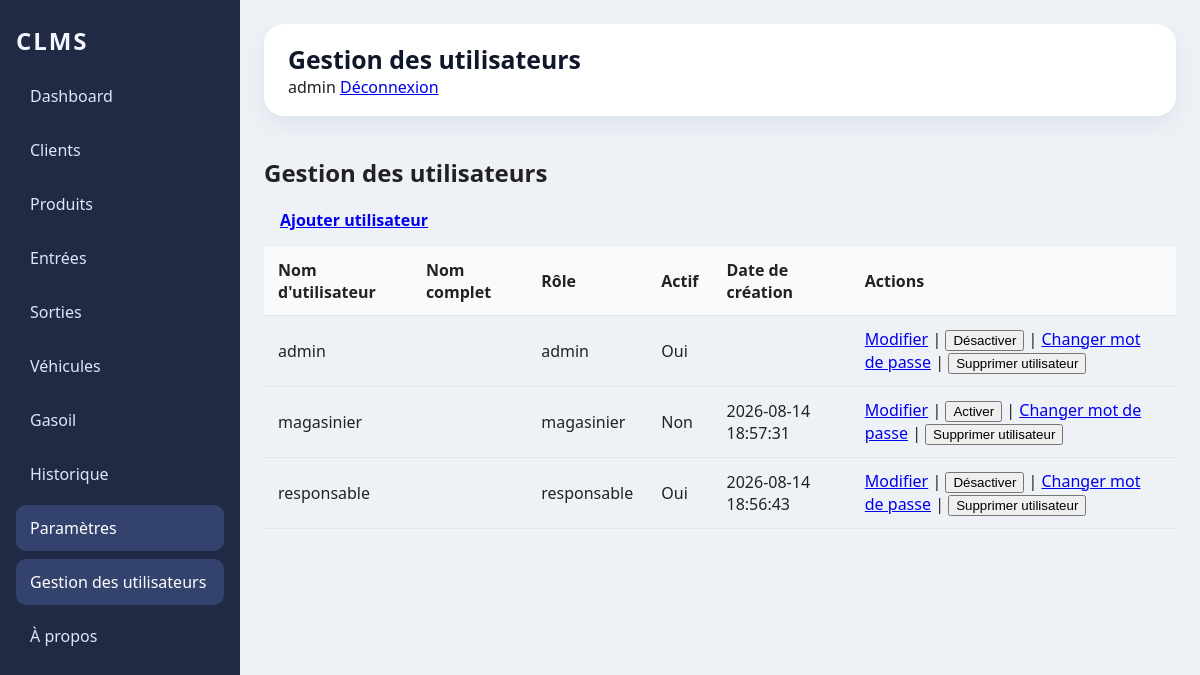
The page /gestion-utilisateurs (signed in) on the database its author committed.
### tables this page shows
CREATE TABLE users(

                id INTEGER PRIMARY KEY AUTOINCREMENT,

                username TEXT NOT NULL UNIQUE,

                password_hash TEXT NOT NULL,

                role TEXT NOT NULL DEFAULT 'user',

                nom_complet TEXT,

                actif INTEGER NOT NULL DEFAULT 1,

                date_creation TEXT

            , password_salt TEXT);

### web_app.py (the view)
@app.route('/gestion-utilisateurs')
@require_role('admin')
def gestion_utilisateurs():
    uc = UserController()
    try:
        users = uc.get_all_users()
        return render_template('users.html', title='Gestion des utilisateurs', active='parametres', users=users)
    finally:
        uc.close()

### controllers/user_controller.py (called while the page is built)
    def get_all_users(self):
        return self.db.get_all_users()

    def get_user_by_username(self, username):
        return self.db.get_user_by_username(username)

    def close(self):
        try:
            if getattr(self, 'db', None):
                self.db.close()
        except Exception:
            pass

### database/database.py (called while the page is built, shortened)
    @staticmethod
    def resolve_db_path(db_path: str = "database/clms.db") -> str:
        test_db_path = os.environ.get("CLMS_TEST_DB_PATH", "").strip()
        if test_db_path:
            resolved = test_db_path
            if not os.path.isabs(resolved):
                resolved = os.path.abspath(os.path.join(os.getcwd(), resolved))
            return resolved
        if not db_path:
            db_path = "database/clms.db"
        if not os.path.isabs(db_path):
            db_path = os.path.abspath(os.path.join(os.getcwd(), db_path))
        return db_path

    def close(self):
        if self.connection:
            self.connection.close()
            print("DATABASE CLOSED")

    def create_default_admin(self):
        self.cursor.execute(
            "SELECT id FROM users WHERE username = ?",
            ("admin",)
        )
        admin = self.cursor.fetchone()
        if admin is not None:
            return

    def get_all_users(self):
        self.cursor.execute("SELECT id, username, role, nom_complet, actif, date_creation FROM users ORDER BY username COLLATE NOCASE")
        rows = self.cursor.fetchall()
        users = []
        for r in rows:
            users.append({
                'id': r[0],
                'username': r[1],
                'role': r[2],
                'nom_complet': r[3],
                'actif': int(r[4]) if r[4] is not None else None,
                'date_creation': r[5]
            })
        return users

    def get_user_by_username(self, username):
        self.cursor.execute("SELECT id, username, role, nom_complet, actif, date_creation FROM users WHERE username = ?", (username,))
        r = self.cursor.fetchone()
        if not r:
            return None
        return {
            'id': r[0],
            'username': r[1],
            'role': r[2],
            'nom_complet': r[3],
            'actif': int(r[4]) if r[4] is not None else None,
            'date_creation': r[5]
        }

### templates/users.html
{% extends 'base.html' %}
{% block content %}
<h1>Gestion des utilisateurs</h1>
<p><a href="{{ url_for('users_add') }}" class="button">Ajouter utilisateur</a></p>
<table class="table-full">
  <thead>
    <tr>
      <th>Nom d'utilisateur</th>
      <th>Nom complet</th>
      <th>Rôle</th>
      <th>Actif</th>
      <th>Date de création</th>
      <th>Actions</th>
    </tr>
  </thead>
  <tbody>
    {% for u in users %}
    <tr>
      <td>{{ u.username }}</td>
      <td>{{ u.nom_complet or '' }}</td>
      <td>{{ u.role }}</td>
      <td>{{ 'Oui' if u.actif else 'Non' }}</td>
      <td>{{ u.date_creation or '' }}</td>
      <td>
        <a href="{{ url_for('users_edit', user_id=u.id) }}">Modifier</a>
        |
        <form action="{{ url_for('users_toggle_active', user_id=u.id) }}" method="post" style="display:inline">
          <button type="submit">{{ 'Désactiver' if u.actif else 'Activer' }}</button>
        </form>
        |
        <a href="{{ url_for('users_change_password', user_id=u.id) }}">Changer mot de passe</a>
        |
        <form action="{{ url_for('users_delete', user_id=u.id) }}" method="post" style="display:inline" onsubmit="return confirm(&quot;Confirmer la suppression de l’utilisateur {{ u.username }} ?&quot;);">
          <button type="submit">Supprimer utilisateur</button>
        </form>
      </td>
    </tr>
    {% endfor %}
  </tbody>
</table>
{% endblock %}

### templates/base.html (shortened to what this page needs)
<!doctype html>
<html lang="fr">
  <head>
    <link rel="stylesheet" href="/static/css/style.css">
    <link rel="stylesheet" href="/static/css/clients.css">
  </head>
  <body>
    <div class="page-wrapper">
      <aside class="sidebar">
        <div class="brand">CLMS</div>
        <nav>
          <a href="/" class="nav-link {{ 'active' if active == 'dashboard' else '' }}">Dashboard</a>
          {% if current_role in ['admin', 'responsable'] %}
            <a href="/clients" class="nav-link {{ 'active' if active == 'clients' else '' }}">Clients</a>
          {% endif %}
          {% if current_role in ['admin', 'responsable', 'magasinier'] %}
            <a href="/produits" class="nav-link {{ 'active' if active == 'produits' else '' }}">Produits</a>
            <a href="/entrees" class="nav-link {{ 'active' if active == 'entrees' else '' }}">Entrées</a>
            <a href="/sorties" class="nav-link {{ 'active' if active == 'sorties' else '' }}">Sorties</a>
          {% endif %}
          {% if current_role in ['admin', 'responsable'] %}
            <a href="/vehicules" class="nav-link {{ 'active' if active == 'vehicules' else '' }}">Véhicules</a>
            <a href="/gasoil" class="nav-link {{ 'active' if active == 'gasoil' else '' }}">Gasoil</a>
          {% endif %}
          {% if current_role in ['admin', 'responsable', 'magasinier'] %}
            <a href="/historique" class="nav-link {{ 'active' if active == 'historique' else '' }}">Historique</a>
          {% endif %}
          {% if current_role == 'admin' %}
            <a href="/parametres" class="nav-link {{ 'active' if active == 'parametres' else '' }}">Paramètres</a>
            <a href="/gestion-utilisateurs" class="nav-link {{ 'active' if active == 'parametres' else '' }}">Gestion des utilisateurs</a>
          {% endif %}
          <a href="/a-propos" class="nav-link {{ 'active' if active == 'a_propos' else '' }}">À propos</a>
        </nav>
      </aside>
      <main class="main-content">
        <header class="topbar">
          <div class="topbar-title">{{ title if title else 'Dashboard' }}</div>
          <div class="topbar-user">
            {% if session.get('username') %}
              <span class="username">{{ session.get('username') }}</span>
              <a href="{{ url_for('logout') }}" class="logout-link">Déconnexion</a>
            {% endif %}
          </div>
        </header>
        <section class="content">
          {% block content %}{% endblock %}
        </section>
      </main>
    </div>
  </body>
</html>

### static/css/style.css (style rules this page uses)
:root { color-scheme: light; font-family: 'Segoe UI', Tahoma, Geneva, Verdana, sans-serif; background: #f6f7fb; color: #222; }
* { box-sizing: border-box; }
body { margin: 0; min-height: 100vh; background: #eef2f7; }
.page-wrapper { display: grid; grid-template-columns: 240px minmax(0, 1fr); min-height: 100vh; }
.sidebar { background: #202a44; color: #f4f7ff; padding: 24px 16px; display: flex; flex-direction: column; gap: 16px; }
.brand { font-size: 1.5rem; font-weight: 700; letter-spacing: 0.08em; text-transform: uppercase; }
.sidebar nav { display: grid; gap: 8px; }
.nav-link { display: inline-flex; align-items: center; padding: 12px 14px; text-decoration: none; color: #dfe4ff; border-radius: 10px; transition: background 0.2s ease, color 0.2s ease; }
.nav-link.active, .nav-link:hover { background: #33436d; color: white; }
.main-content { display: flex; flex-direction: column; padding: 24px; min-width: 0; }
.topbar { padding: 18px 24px; border-radius: 20px; background: white; box-shadow: 0 10px 24px rgba(57, 76, 99, 0.08); margin-bottom: 20px; }
.topbar-title { font-size: 1.55rem; font-weight: 700; color: #0f172a; }
.content { width: 100%; }
.table-full { width: 100%; border-collapse: collapse; }
.table-full th, .table-full td { text-align: left; padding: 12px 14px; border-bottom: 1px solid #e5e7eb; }
.table-full th { background: #f8fafc; }
* { --primary-blue: #2563eb; --dark-navy: #0f172a; --darker-navy: #0a0f1f; --hero-bg-start: #1e293b; --hero-bg-end: #0f172a; --card-bg: #ffffff; --text-primary: #1e293b; --text-secondary: #64748b; --border-light: #e2e8f0; --success-green: #22c55e; --error-red: #dc2626; --glass-white: rgba(255, 255, 255, 0.95); --glass-backdrop: rgba(15, 23, 42, 0.5); }

### static/css/clients.css (style rules this page uses)
.button { border: none; border-radius: 10px; padding: 10px 16px; cursor: pointer; font-weight: 600; }

### rows shown on the page
users: username "admin", role "admin", actif "Oui", actif "Désactiver"
users: username "magasinier", role "magasinier", actif "Non", date_creation "2026-08-14 18:57:31", actif "Activer"
users: username "responsable", role "responsable", actif "Oui", date_creation "2026-08-14 18:56:43", actif "Désactiver"

### other values the page prints
{{ title if title else 'Dashboard' }} "Gestion des utilisateurs"
{{ session.get('username') }} "admin"
